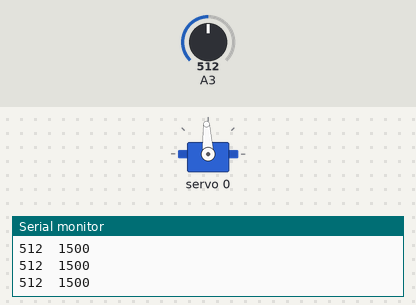
Recording of a sketch running on a simulated Arduino Uno, built with avr-gcc and run on an emulated ATmega328P. Shown: servo, the last lines printed to the serial monitor. Inputs (shaded band) come from the test bench; at power-on: A3 = 512.

Above: at 3.2 s.
3.3 s: A3 set to 716
At 3.8 s:
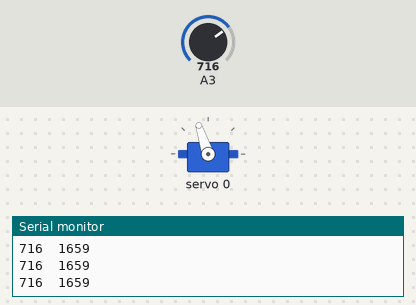
4.8 s: A3 set to 992
At 6.0 s:
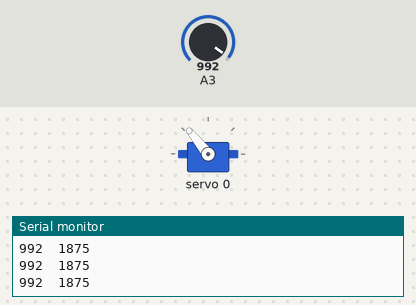
6.3 s: A3 set to 1009
At 7.2 s:
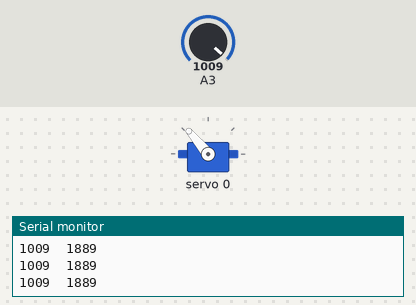
9.3 s: A3 set to 306
At 9.7 s:
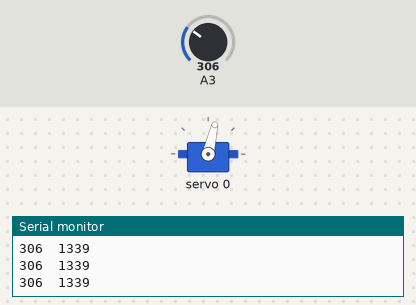
10.8 s: A3 set to 107
At 12.0 s:
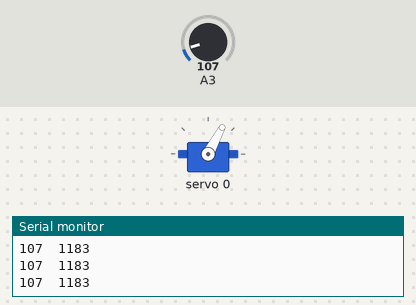
12.3 s: A3 set to 93
At 13.0 s:
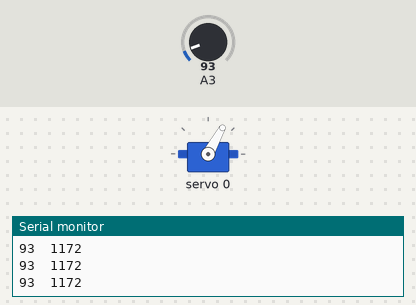
Timing chart, 0 to 14.8 s (numbered marks = the images above; inputs shaded):
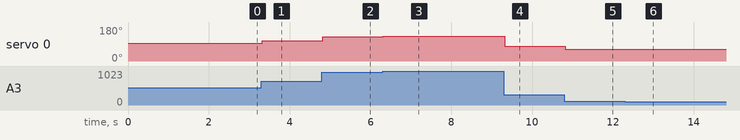

Measured:
- after the input at 3.3 s, servo 0: 93° → 108° at once
- after the input at 4.8 s, servo 0: 108° → 129° at once
- after the input at 6.3 s, servo 0: 129° → 130° at once
- after the input at 9.3 s, servo 0: 130° → 77° at once
- after the input at 10.8 s, servo 0: 77° → 62° at once
- after the input at 12.3 s, servo 0: 62° → 61° at once

The sketch:

Servo_library_adjusted.ino
```cpp
#include <Wire.h>
#include <Adafruit_PWMServoDriver.h>

Adafruit_PWMServoDriver pwm = Adafruit_PWMServoDriver();

#define SERVO_FREQ 60 // Analog servos run at ~60 Hz updates

int pot;
int sec;

long timeThis, timeLast;

void setup() {
  Serial.begin(9600);

  pwm.begin();
  pwm.setOscillatorFrequency(27000000);  // The int.osc. is closer to 27MHz
  pwm.setPWMFreq(SERVO_FREQ);
  delay(2000);
}

void loop() {
  timeThis = millis();
  pot = analogRead(3);
  sec = map(pot, 0, 1023, 1100, 1900);
if (timeThis - timeLast > 1000) {
  Serial.print(pot); Serial.print('\t'); Serial.println(sec);
}
  pwm.writeMicroseconds(0, sec);
}
```
